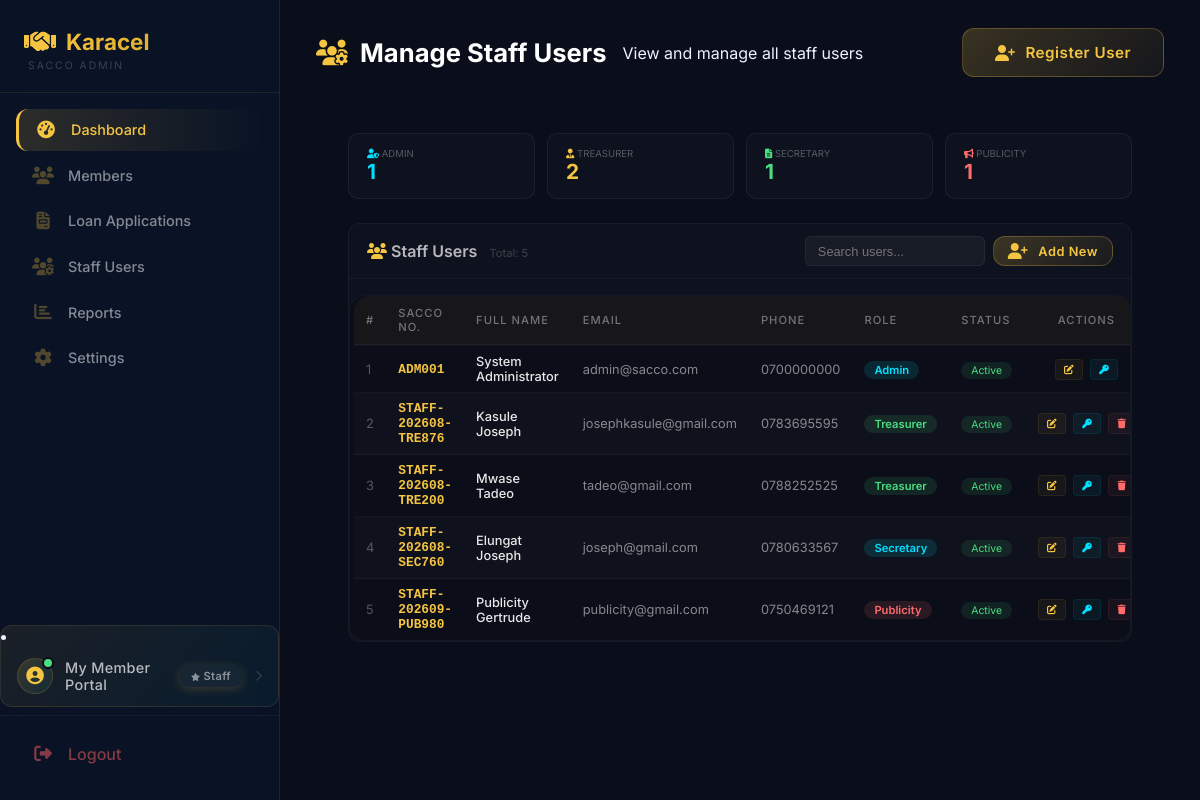
Before: /admin/users/manage (signed in) with the older database file.
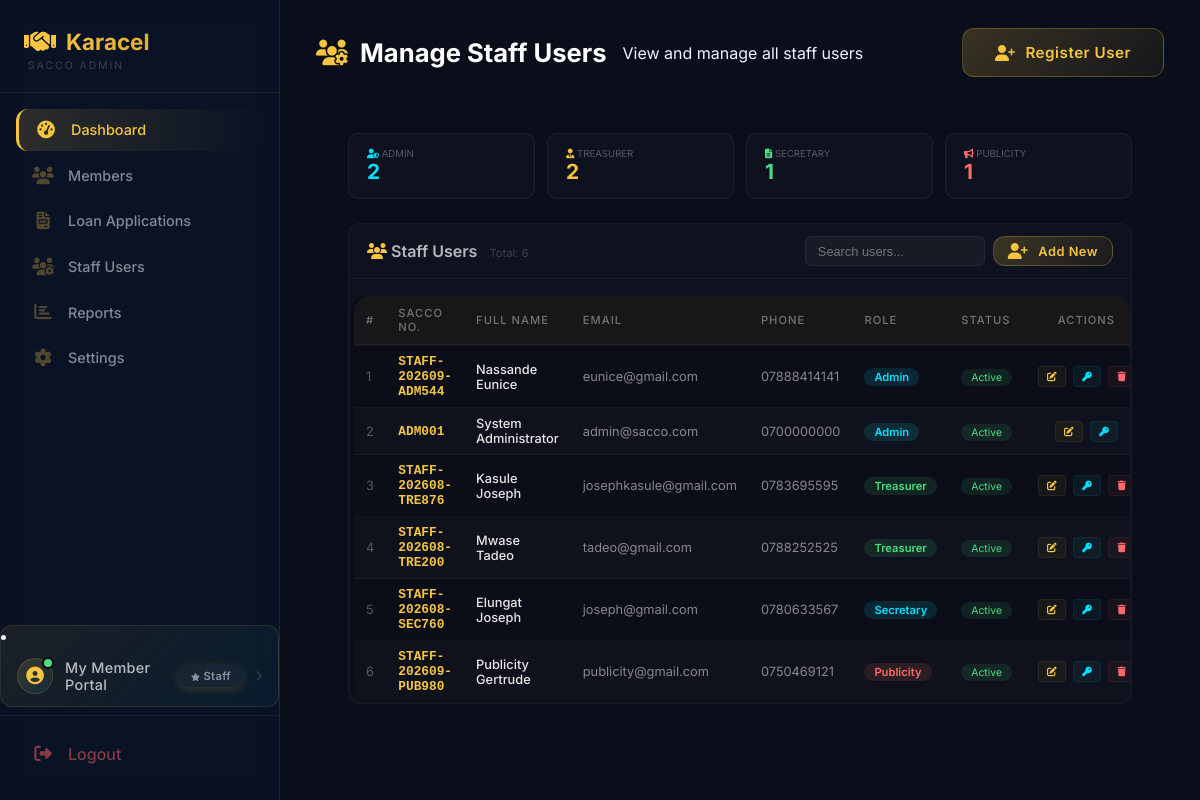
After: the same page with the newer database file.
### tables this page shows
CREATE TABLE users (
        id INTEGER PRIMARY KEY AUTOINCREMENT,
        full_name TEXT NOT NULL,
        gender TEXT,
        dob TEXT,
        sacco_number TEXT UNIQUE NOT NULL,
        email TEXT,
        phone TEXT,
        address TEXT,
        password TEXT NOT NULL,
        role TEXT DEFAULT 'member',
        status TEXT DEFAULT 'active',
        savings_balance REAL DEFAULT 0,
        next_of_kin_name TEXT,
        relationship TEXT,
        next_of_kin_phone TEXT,
        registration_date TIMESTAMP DEFAULT CURRENT_TIMESTAMP
    , kai_shares INTEGER DEFAULT 0, ks_shares INTEGER DEFAULT 0, kac_paid INTEGER DEFAULT 0, kac_paid_date TEXT, registration_fee_paid INTEGER DEFAULT 0, registration_fee_paid_date TEXT);

### app.py (the view)
@app.route("/admin/users/manage")
def admin_manage_users():
    if session.get("role") not in ["admin", "chairperson"]:
        flash('Access denied. Only Admin or Chairperson can manage users.', 'danger')
        return redirect("/login")
    db = get_db()
    db.row_factory = sqlite3.Row
    try:
        staff_users = db.execute("""
            SELECT * FROM users
            WHERE LOWER(role) IN ('admin', 'chairperson', 'treasurer', 'secretary', 'publicity')
            ORDER BY
                CASE
                    WHEN LOWER(role) = 'admin' THEN 1
                    WHEN LOWER(role) = 'chairperson' THEN 2
                    WHEN LOWER(role) = 'treasurer' THEN 3
                    WHEN LOWER(role) = 'secretary' THEN 4
                    WHEN LOWER(role) = 'publicity' THEN 5
                END,
                full_name
        """).fetchall()
        staff_counts = {
            'treasurer': db.execute("SELECT COUNT(*) FROM users WHERE LOWER(role) = 'treasurer'").fetchone()[0],
            'secretary': db.execute("SELECT COUNT(*) FROM users WHERE LOWER(role) = 'secretary'").fetchone()[0],
            'publicity': db.execute("SELECT COUNT(*) FROM users WHERE LOWER(role) = 'publicity'").fetchone()[0],
            'admin': db.execute("SELECT COUNT(*) FROM users WHERE LOWER(role) IN ('admin', 'chairperson')").fetchone()[0]
        }
        db.close()
        return render_template(
            "admin/manage-users.html",
            staff_users=staff_users,
            staff_counts=staff_counts,
            now=datetime.now()
        )
    except Exception as e:
        db.close()
        flash(f'Error loading users: {str(e)}', 'danger')
        return redirect(url_for('admin_dashboard'))

### app.py (called while the page is built)
def get_db():
    conn = sqlite3.connect("sacco.db")
    conn.row_factory = sqlite3.Row
    return conn

@app.context_processor
def inject_globals():
    from datetime import datetime
    completed_loans = 0
    try:
        if 'user_id' in session:
            role = session.get('role', '')
            if role in ['treasurer', 'admin', 'chairperson']:
                db = get_db()
                completed_loans = db.execute("SELECT COUNT(*) FROM loans WHERE status = 'completed'").fetchone()[0]
                db.close()
    except Exception as e:
        print(f"Error getting completed_loans: {e}")
    return {
        'now': datetime.now(),
        'completed_loans': completed_loans
    }

### templates/admin/manage-users.html (shortened to what the changed rows need)
{% extends "admin/admin-base.html" %}
{% block content %}
<div class="app-bar">
    <div class="app-bar-left">
        <h2><i class="fas fa-users-cog"></i> Manage Staff Users</h2>
    </div>
</div>
<div style="padding: 24px 32px 40px; max-width: 1200px; margin: 0 auto;">
    <div style="display: grid; grid-template-columns: repeat(auto-fit, minmax(160px, 1fr)); gap: 12px; margin-bottom: 24px;">
        <div style="background: rgba(255,255,255,0.02); border: 1px solid rgba(255,255,255,0.06); border-radius: 10px; padding: 14px 18px;">
            <div style="color: rgba(255,255,255,0.3); font-size: 0.6rem; text-transform: uppercase;">
                <i class="fas fa-user-shield" style="color: #00e0ff;"></i> Admin
            </div>
            <div style="font-size: 1.3rem; font-weight: 700; color: #00e0ff;">{{ staff_counts.admin }}</div>
        </div>
    </div>
    <div style="background: rgba(255,255,255,0.02); border: 1px solid rgba(255,255,255,0.04); border-radius: 12px; overflow: hidden;">
        <div style="padding: 12px 18px; border-bottom: 1px solid rgba(255,255,255,0.04); display: flex; justify-content: space-between; align-items: center; flex-wrap: wrap; gap: 8px;">
            <div>
                <span style="font-weight: 600; color: rgba(255,255,255,0.7);">
                    <i class="fas fa-users" style="color: #f5c542;"></i> Staff Users
                </span>
                <span style="font-size: 0.7rem; color: rgba(255,255,255,0.2); margin-left: 8px;">
                    Total: {{ staff_users|length }}
                </span>
            </div>
        </div>
        <div class="table-wrapper" style="overflow-x: auto; padding: 0 4px;">
            <table class="styled-table" id="staffUsersTable" style="width:100%; border-collapse: collapse; font-size: 0.85rem;">
                <thead>
                    <tr style="border-bottom: 2px solid rgba(255,255,255,0.04);">
                        <th style="padding: 10px 12px; text-align: left; color: rgba(255,255,255,0.4); font-weight: 500;">#</th>
                        <th style="padding: 10px 12px; text-align: left; color: rgba(255,255,255,0.4); font-weight: 500;">SACCO No.</th>
                        <th style="padding: 10px 12px; text-align: left; color: rgba(255,255,255,0.4); font-weight: 500;">Full Name</th>
                        <th style="padding: 10px 12px; text-align: left; color: rgba(255,255,255,0.4); font-weight: 500;">Email</th>
                        <th style="padding: 10px 12px; text-align: left; color: rgba(255,255,255,0.4); font-weight: 500;">Phone</th>
                        <th style="padding: 10px 12px; text-align: left; color: rgba(255,255,255,0.4); font-weight: 500;">Role</th>
                        <th style="padding: 10px 12px; text-align: left; color: rgba(255,255,255,0.4); font-weight: 500;">Status</th>
                        <th style="padding: 10px 12px; text-align: center; color: rgba(255,255,255,0.4); font-weight: 500;">Actions</th>
                    </tr>
                </thead>
                <tbody>
                    {% if staff_users %}
                        {% for user in staff_users %}
                        <tr>
                            <td style="padding: 8px 12px; color: rgba(255,255,255,0.3);">{{ loop.index }}</td>
                            <td style="padding: 8px 12px; color: #f5c542; font-family: monospace; font-weight: 600;">{{ user.sacco_number }}</td>
                            <td style="padding: 8px 12px; font-weight: 500; color: rgba(255,255,255,0.9);">{{ user.full_name }}</td>
                            <td style="padding: 8px 12px; color: rgba(255,255,255,0.5);">{{ user.email or '-' }}</td>
                            <td style="padding: 8px 12px; color: rgba(255,255,255,0.5);">{{ user.phone or '-' }}</td>
                            <td style="padding: 8px 12px;">
                                <span style="background:
                                    {% if user.role == 'admin' %}rgba(0,224,255,0.12); color: #00e0ff;
                                    {% elif user.role == 'chairperson' %}rgba(245,197,66,0.12); color: #f5c542;
                                    {% elif user.role == 'treasurer' %}rgba(74,222,128,0.12); color: #4ade80;
                                    {% elif user.role == 'secretary' %}rgba(0,224,255,0.12); color: #00e0ff;
                                    {% elif user.role == 'publicity' %}rgba(255,107,107,0.12); color: #ff6b6b;
                                    {% else %}rgba(255,255,255,0.05); color: rgba(255,255,255,0.5);{% endif %}
                                    padding: 2px 10px; border-radius: 10px; font-size: 0.7rem; font-weight: 600; text-transform: capitalize;">
                                    {{ user.role }}
                                </span>
                            </td>
                            <td style="padding: 8px 12px;">
                                {% if user.status == 'active' %}
                                    <span style="background: rgba(74,222,128,0.1); color: #4ade80; padding: 2px 10px; border-radius: 12px; font-size: 0.65rem;">Active</span>
                                {% elif user.status == 'inactive' %}
                                    <span style="background: rgba(255,107,107,0.1); color: #ff6b6b; padding: 2px 10px; border-radius: 12px; font-size: 0.65rem;">Inactive</span>
                                {% else %}
                                    <span style="background: rgba(245,197,66,0.1); color: #f5c542; padding: 2px 10px; border-radius: 12px; font-size: 0.65rem;">{{ user.status|title }}</span>
                                {% endif %}
                            </td>
                            <td style="padding: 8px 12px; text-align: center; white-space: nowrap;">
                                <button onclick="editUser('{{ user.id }}')" title="Edit User"
                                        style="background: rgba(245,197,66,0.05); border: 1px solid rgba(245,197,66,0.08); color: #f5c542; padding: 4px 8px; border-radius: 4px; cursor: pointer; font-size: 0.6rem; margin: 0 2px;">
                                    <i class="fas fa-edit"></i>
                                </button>
                                <button onclick="resetPassword('{{ user.id }}')" title="Reset Password"
                                        style="background: rgba(0,224,255,0.05); border: 1px solid rgba(0,224,255,0.08); color: #00e0ff; padding: 4px 8px; border-radius: 4px; cursor: pointer; font-size: 0.6rem; margin: 0 2px;">
                                    <i class="fas fa-key"></i>
                                </button>
                                {% if user.id != session.user_id %}
                                <button onclick="deleteUser('{{ user.id }}', '{{ user.full_name }}')" title="Delete User"
                                        style="background: rgba(255,107,107,0.05); border: 1px solid rgba(255,107,107,0.08); color: #ff6b6b; padding: 4px 8px; border-radius: 4px; cursor: pointer; font-size: 0.6rem; margin: 0 2px;">
                                    <i class="fas fa-trash"></i>
                                </button>
                                {% endif %}
                            </td>
                        </tr>
                        {% endfor %}
                    {% endif %}
                </tbody>
            </table>
        </div>
    </div>
</div>
{% endblock %}

Changed rows visible on the page:
added users: sacco_number "STAFF-202609-ADM544", full_name "Nassande Eunice", email "eunice@gmail.com", phone "07888414141", role "Admin", status "Active"
Other visible differences:
{{ staff_counts.admin }}: "1" → "2"
{{ staff_users|length }}: "5" → "6"
